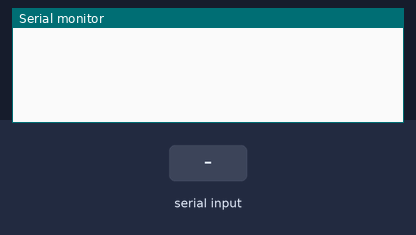
Bench run of a sketch on a simulated ESP32. Parts: the last lines printed to the serial monitor. The test bench sets the inputs (shaded band).

Above: at 0.8 s.
0.9 s: "1" received over Serial
At 1.6 s:
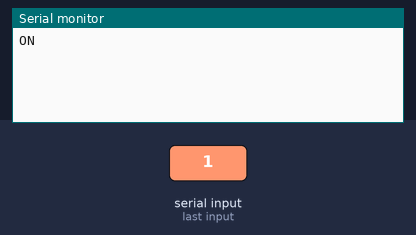
At 6.6 s:
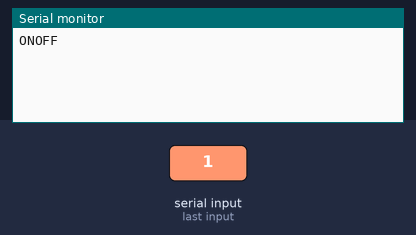

The sketch:

SoftwareTimers.ino
```cpp
//* Challenge (https://www.digikey.ca/en/maker/projects/introduction-to-rtos-solution-to-part-8-software-timers/0f64cf758da440a29476165a5b2e577e):
//* Your challenge is to create an auto-dim feature using the onboard LED.
//* We’ll pretend that the onboard LED (LED_BUILTIN) is the backlight to an LCD.
//*
//* Create a task that echoes characters back to the serial terminal (as we’ve done in previous challenges).
//* When the first character is entered, the onboard LED should turn on.
//* It should stay on so long as characters are being entered.
//*
//* Use a timer to determine how long it’s been since the last character was entered
//* (hint: you can use xTimerStart() to restart a timer’s count, even if it’s already running).
//* When there has been 5 seconds of inactivity, your timer’s callback function should turn off the LED.

#include <Arduino.h>

//Creating my kernel object handles
static TaskHandle_t task1_handle;
static TimerHandle_t timer1_handle;

//Function called when timer expires
void myTimerCallback( TimerHandle_t xTimer ) {
  Serial.print("OFF");
}

void task1( void * pvParameters ) {
  while(1) {
    if (Serial.available()) {
      Serial.read();          //Read character from serial buffer
      Serial.print("ON");
      xTimerStart(timer1_handle, portMAX_DELAY);  //This function acts as the xTimerReset() function when called before timer expires
                                                  //hence the "LED" stays on while characters are being entered.
                                                  //portMAX_DELAY means that the task will wait indefinitely until it can give to
                                                  //the timer queue.
                                                  //However, we don't need to worry about this because there are no other timers.
    }
  }
}

void setup() {
  // put your setup code here, to run once:
  Serial.begin(115200);

  timer1_handle = xTimerCreate (
    "Timer 1",
    5000 / portTICK_PERIOD_MS,  //Ticks until timer expires
    pdFALSE,                    //Does timer repeat?
    0,                          //Timer ID
    myTimerCallback             //Timer callback function
  );

  xTaskCreatePinnedToCore(
    task1,
    "Task 1",
    1024,
    NULL,
    0,
    &task1_handle,
    1
  );

  //Delete the setup/loop tasks
  vTaskDelete(NULL);
}

void loop() {
  // put your main code here, to run repeatedly:
}
```

Measured:
- after the input at 0.9 s, the serial monitor: prints a new line at once (image 1)
